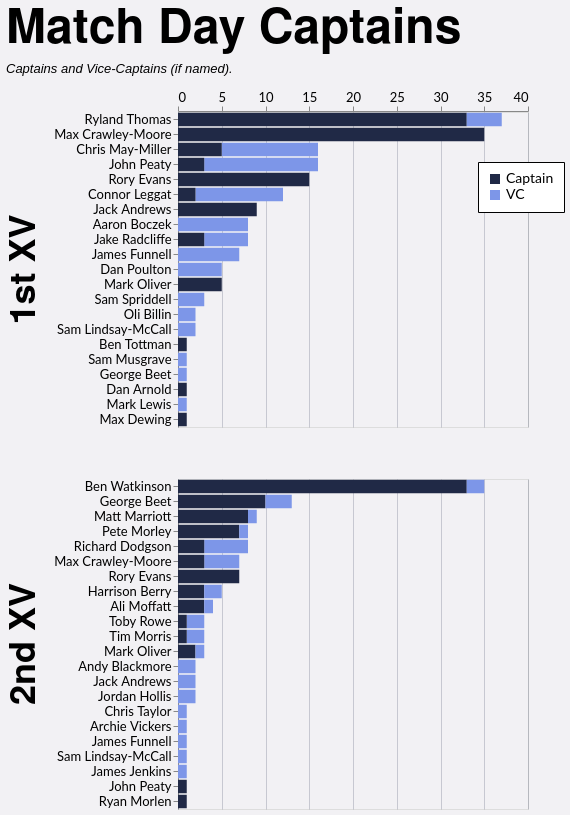

Here is the Vega-Lite specification saved for this chart:
### Vega-Lite specification from a JSON file in a GitHub repository (floating-point values rounded to 4 significant figures)
{"config": {"axis": {"labelFont": "Lato, sans-serif", "titleFont": "PT Sans Narrow, Helvetica Neue, Helvetica, Arial, sans-serif", "labelFontSize": 13, "titleFontSize": 24, "gridColor": "#202947", "gridOpacity": 0.2}, "header": {"labelFont": "PT Sans Narrow, Helvetica Neue, Helvetica, Arial, sans-serif", "titleFont": "PT Sans Narrow, Helvetica Neue, Helvetica, Arial, sans-serif", "labelFontSize": 24, "titleFontSize": 28, "labelFontWeight": "bold", "orient": "left"}, "legend": {"labelFont": "Lato, sans-serif", "titleFont": "PT Sans Narrow, Helvetica Neue, Helvetica, Arial, sans-serif", "labelFontSize": 14, "titleFontSize": 16, "titlePadding": 5, "fillColor": "white", "strokeColor": "black", "padding": 10, "titleFontWeight": "lighter", "titleFontStyle": "italic", "titleColor": "gray", "offset": 10}, "title": {"font": "PT Sans Narrow, Helvetica Neue, Helvetica, Arial, sans-serif", "fontSize": 48, "fontWeight": "bold", "anchor": "start", "align": "center", "titlePadding": 20, "subtitlePadding": 10, "subtitleFontSize": 13, "subtitleColor": "", "subtitleFontStyle": "italic", "offset": 15, "color": "black"}, "axisX": {"labelAngle": 0}, "facet": {"title": null, "header": null, "align": {"row": "each", "column": "each"}}, "resolve": {"scale": {"y": "independent", "facet": "independent"}}, "background": "#f2f1f4"}, "data": {"name": "data-043da3edfb44ad8ef689fcb0c21606ce"}, "mark": {"type": "bar"}, "encoding": {"color": {"field": "is_captain", "legend": {"labelExpr": "datum.value ? 'Captain' : 'VC'", "legendX": 300, "legendY": 50, "orient": "none", "title": null}, "scale": {"domain": [true, false], "range": ["#202946", "#7d96e8"]}, "type": "nominal"}, "order": {"field": "is_captain", "sort": "descending", "type": "nominal"}, "row": {"field": "squad", "header": {"labelExpr": "datum.value + ' XV'", "labelFontSize": 36, "title": null}, "spacing": 50, "title": null, "type": "nominal"}, "tooltip": [{"field": "player", "type": "nominal"}, {"field": "squad", "type": "nominal"}, {"aggregate": "sum", "field": "games", "type": "quantitative"}, {"field": "is_captain", "type": "nominal"}], "x": {"aggregate": "sum", "axis": {"orient": "top", "title": null}, "field": "games", "type": "quantitative"}, "y": {"field": "player", "sort": "-x", "title": null, "type": "nominal"}}, "height": {"step": 15}, "resolve": {"scale": {"y": "independent"}}, "title": {"text": "Match Day Captains", "subtitle": "Captains and Vice-Captains (if named)."}, "width": 350, "$schema": "https://vega.github.io/schema/vega-lite/v5.20.1.json", "datasets": {"data-043da3edfb44ad8ef689fcb0c21606ce": [{"player": "Ryland Thomas", "squad": "1st", "season": "2024/25", "game_type": "League", "is_captain": true, "games": 15}, {"player": "Max Crawley-Moore", "squad": "1st", "season": "2022/23", "game_type": "League", "is_captain": true, "games": 15}, {"player": "Ryland Thomas", "squad": "1st", "season": "2023/24", "game_type": "League", "is_captain": true, "games": 13}, {"player": "Rory Evans", "squad": "1st", "season": "2025/26", "game_type": "League", "is_captain": true, "games": 11}, {"player": "Chris May-Miller", "squad": "1st", "season": "2024/25", "game_type": "League", "is_captain": false, "games": 9}, {"player": "Ben Watkinson", "squad": "2nd", "season": "2023/24", "game_type": "League", "is_captain": true, "games": 9}, {"player": "Connor Leggat", "squad": "1st", "season": "2023/24", "game_type": "League", "is_captain": false, "games": 9}, {"player": "Ben Watkinson", "squad": "2nd", "season": "2022/23", "game_type": "League", "is_captain": true, "games": 9}, {"player": "Ben Watkinson", "squad": "2nd", "season": "2021/22", "game_type": "League", "is_captain": true, "games": 9}, {"player": "Max Crawley-Moore", "squad": "1st", "season": "2021/22", "game_type": "League", "is_captain": true, "games": 8}, {"player": "Jack Andrews", "squad": "1st", "season": "2021/22", "game_type": "Friendly", "is_captain": true, "games": 6}, {"player": "George Beet", "squad": "2nd", "season": "2025/26", "game_type": "League", "is_captain": true, "games": 6}, {"player": "Max Crawley-Moore", "squad": "1st", "season": "2023/24", "game_type": "League", "is_captain": true, "games": 5}, {"player": "Matt Marriott", "squad": "2nd", "season": "2016/17", "game_type": "League", "is_captain": true, "games": 5}, {"player": "Chris May-Miller", "squad": "1st", "season": "2024/25", "game_type": "League", "is_captain": true, "games": 5}, {"player": "Dan Poulton", "squad": "1st", "season": "2023/24", "game_type": "League", "is_captain": false, "games": 5}, {"player": "James Funnell", "squad": "1st", "season": "2021/22", "game_type": "Friendly", "is_captain": false, "games": 4}, {"player": "Aaron Boczek", "squad": "1st", "season": "2025/26", "game_type": "League", "is_captain": false, "games": 4}, {"player": "John Peaty", "squad": "1st", "season": "2021/22", "game_type": "League", "is_captain": false, "games": 4}, {"player": "Pete Morley", "squad": "2nd", "season": "2024/25", "game_type": "League", "is_captain": true, "games": 4}, {"player": "Max Crawley-Moore", "squad": "2nd", "season": "2023/24", "game_type": "League", "is_captain": false, "games": 4}, {"player": "John Peaty", "squad": "1st", "season": "2022/23", "game_type": "League", "is_captain": false, "games": 4}, {"player": "Jake Radcliffe", "squad": "1st", "season": "2025/26", "game_type": "League", "is_captain": false, "games": 3}, {"player": "Ryland Thomas", "squad": "1st", "season": "2023/24", "game_type": "League", "is_captain": false, "games": 3}, {"player": "Sam Spriddell", "squad": "1st", "season": "2024/25", "game_type": "League", "is_captain": false, "games": 3}, {"player": "John Peaty", "squad": "1st", "season": "2024/25", "game_type": "League", "is_captain": false, "games": 3}, {"player": "Pete Morley", "squad": "2nd", "season": "2024/25", "game_type": "Friendly", "is_captain": true, "games": 3}, {"player": "Harrison Berry", "squad": "2nd", "season": "2025/26", "game_type": "League", "is_captain": true, "games": 3}, {"player": "Rory Evans", "squad": "1st", "season": "2025/26", "game_type": "Cup", "is_captain": true, "games": 3}, {"player": "Jake Radcliffe", "squad": "1st", "season": "2025/26", "game_type": "League", "is_captain": true, "games": 3}, {"player": "Jack Andrews", "squad": "1st", "season": "2021/22", "game_type": "League", "is_captain": true, "games": 3}, {"player": "Rory Evans", "squad": "2nd", "season": "2024/25", "game_type": "League", "is_captain": true, "games": 3}, {"player": "Max Crawley-Moore", "squad": "1st", "season": "2022/23", "game_type": "Cup", "is_captain": true, "games": 3}, {"player": "Ryland Thomas", "squad": "1st", "season": "2023/24", "game_type": "Cup", "is_captain": true, "games": 3}, {"player": "Richard Dodgson", "squad": "2nd", "season": "2022/23", "game_type": "League", "is_captain": false, "games": 3}, {"player": "Mark Oliver", "squad": "1st", "season": "2019/20", "game_type": "League", "is_captain": true, "games": 3}, {"player": "Matt Marriott", "squad": "2nd", "season": "2017/18", "game_type": "League", "is_captain": true, "games": 3}, {"player": "Rory Evans", "squad": "2nd", "season": "2024/25", "game_type": "Friendly", "is_captain": true, "games": 3}, {"player": "Ben Watkinson", "squad": "2nd", "season": "2021/22", "game_type": "Friendly", "is_captain": true, "games": 3}, {"player": "Max Crawley-Moore", "squad": "2nd", "season": "2024/25", "game_type": "League", "is_captain": true, "games": 2}, {"player": "Ryland Thomas", "squad": "1st", "season": "2024/25", "game_type": "Cup", "is_captain": true, "games": 2}, {"player": "Ali Moffatt", "squad": "2nd", "season": "2021/22", "game_type": "League", "is_captain": true, "games": 2}, {"player": "Toby Rowe", "squad": "2nd", "season": "2021/22", "game_type": "League", "is_captain": false, "games": 2}, {"player": "Max Crawley-Moore", "squad": "1st", "season": "2021/22", "game_type": "Cup", "is_captain": true, "games": 2}, {"player": "Ben Watkinson", "squad": "2nd", "season": "2022/23", "game_type": "Friendly", "is_captain": true, "games": 2}, {"player": "Tim Morris", "squad": "2nd", "season": "2023/24", "game_type": "League", "is_captain": false, "games": 2}, {"player": "Chris May-Miller", "squad": "1st", "season": "2024/25", "game_type": "Cup", "is_captain": false, "games": 2}, {"player": "Richard Dodgson", "squad": "2nd", "season": "2021/22", "game_type": "League", "is_captain": false, "games": 2}, {"player": "James Funnell", "squad": "1st", "season": "2021/22", "game_type": "League", "is_captain": false, "games": 2}, {"player": "George Beet", "squad": "2nd", "season": "2024/25", "game_type": "League", "is_captain": true, "games": 2}, {"player": "Andy Blackmore", "squad": "2nd", "season": "2021/22", "game_type": "League", "is_captain": false, "games": 2}, {"player": "George Beet", "squad": "2nd", "season": "2025/26", "game_type": "Cup", "is_captain": true, "games": 2}, {"player": "Jake Radcliffe", "squad": "1st", "season": "2025/26", "game_type": "Cup", "is_captain": false, "games": 2}, {"player": "Harrison Berry", "squad": "2nd", "season": "2025/26", "game_type": "League", "is_captain": false, "games": 2}, {"player": "Jack Andrews", "squad": "2nd", "season": "2023/24", "game_type": "League", "is_captain": false, "games": 2}, {"player": "Ben Tottman", "squad": "1st", "season": "2024/25", "game_type": "League", "is_captain": true, "games": 1}, {"player": "Oli Billin", "squad": "1st", "season": "2023/24", "game_type": "Cup", "is_captain": false, "games": 1}, {"player": "Max Crawley-Moore", "squad": "1st", "season": "2023/24", "game_type": "Friendly", "is_captain": true, "games": 1}, {"player": "James Funnell", "squad": "1st", "season": "2025/26", "game_type": "Friendly", "is_captain": false, "games": 1}, {"player": "Chris Taylor", "squad": "2nd", "season": "2021/22", "game_type": "Friendly", "is_captain": false, "games": 1}, {"player": "George Beet", "squad": "2nd", "season": "2024/25", "game_type": "League", "is_captain": false, "games": 1}, {"player": "Ben Watkinson", "squad": "2nd", "season": "2023/24", "game_type": "Friendly", "is_captain": true, "games": 1}, {"player": "Sam Musgrave", "squad": "1st", "season": "2023/24", "game_type": "League", "is_captain": false, "games": 1}, {"player": "Aaron Boczek", "squad": "1st", "season": "2023/24", "game_type": "Cup", "is_captain": false, "games": 1}, {"player": "Richard Dodgson", "squad": "2nd", "season": "2022/23", "game_type": "Cup", "is_captain": true, "games": 1}, {"player": "Tim Morris", "squad": "2nd", "season": "2024/25", "game_type": "League", "is_captain": true, "games": 1}, {"player": "Archie Vickers", "squad": "2nd", "season": "2023/24", "game_type": "Friendly", "is_captain": false, "games": 1}, {"player": "James Funnell", "squad": "2nd", "season": "2023/24", "game_type": "League", "is_captain": false, "games": 1}, {"player": "Rory Evans", "squad": "2nd", "season": "2024/25", "game_type": "Cup", "is_captain": true, "games": 1}, {"player": "John Peaty", "squad": "1st", "season": "2024/25", "game_type": "League", "is_captain": true, "games": 1}, {"player": "George Beet", "squad": "1st", "season": "2025/26", "game_type": "Friendly", "is_captain": false, "games": 1}, {"player": "Ali Moffatt", "squad": "2nd", "season": "2021/22", "game_type": "Cup", "is_captain": true, "games": 1}, {"player": "Dan Arnold", "squad": "1st", "season": "2019/20", "game_type": "League", "is_captain": true, "games": 1}, {"player": "John Peaty", "squad": "1st", "season": "2021/22", "game_type": "Cup", "is_captain": false, "games": 1}, {"player": "Rory Evans", "squad": "1st", "season": "2025/26", "game_type": "Friendly", "is_captain": true, "games": 1}, {"player": "George Beet", "squad": "2nd", "season": "2024/25", "game_type": "Friendly", "is_captain": false, "games": 1}, {"player": "Richard Dodgson", "squad": "2nd", "season": "2021/22", "game_type": "League", "is_captain": true, "games": 1}, {"player": "Aaron Boczek", "squad": "1st", "season": "2023/24", "game_type": "League", "is_captain": false, "games": 1}, {"player": "Aaron Boczek", "squad": "1st", "season": "2025/26", "game_type": "Cup", "is_captain": false, "games": 1}, {"player": "Mark Lewis", "squad": "1st", "season": "2025/26", "game_type": "League", "is_captain": false, "games": 1}, {"player": "Mark Oliver", "squad": "2nd", "season": "2023/24", "game_type": "Friendly", "is_captain": true, "games": 1}, {"player": "Matt Marriott", "squad": "2nd", "season": "2021/22", "game_type": "League", "is_captain": false, "games": 1}, {"player": "John Peaty", "squad": "1st", "season": "2021/22", "game_type": "Friendly", "is_captain": false, "games": 1}, {"player": "Sam Lindsay-McCall", "squad": "1st", "season": "2023/24", "game_type": "Friendly", "is_captain": false, "games": 1}, {"player": "Max Crawley-Moore", "squad": "1st", "season": "2021/22", "game_type": "Friendly", "is_captain": true, "games": 1}, {"player": "Aaron Boczek", "squad": "1st", "season": "2022/23", "game_type": "League", "is_captain": false, "games": 1}, {"player": "John Peaty", "squad": "1st", "season": "2022/23", "game_type": "League", "is_captain": true, "games": 1}, {"player": "Sam Lindsay-McCall", "squad": "1st", "season": "2021/22", "game_type": "Friendly", "is_captain": false, "games": 1}, {"player": "Toby Rowe", "squad": "2nd", "season": "2021/22", "game_type": "Cup", "is_captain": true, "games": 1}, {"player": "Ali Moffatt", "squad": "2nd", "season": "2021/22", "game_type": "League", "is_captain": false, "games": 1}, {"player": "Mark Oliver", "squad": "1st", "season": "2016/17", "game_type": "League", "is_captain": true, "games": 1}, {"player": "Pete Morley", "squad": "2nd", "season": "2021/22", "game_type": "League", "is_captain": false, "games": 1}, {"player": "Mark Oliver", "squad": "2nd", "season": "2023/24", "game_type": "League", "is_captain": false, "games": 1}, {"player": "Sam Lindsay-McCall", "squad": "2nd", "season": "2024/25", "game_type": "Friendly", "is_captain": false, "games": 1}, {"player": "John Peaty", "squad": "1st", "season": "2023/24", "game_type": "League", "is_captain": true, "games": 1}, {"player": "Jordan Hollis", "squad": "2nd", "season": "2021/22", "game_type": "Friendly", "is_captain": false, "games": 1}, {"player": "Max Dewing", "squad": "1st", "season": "2018/19", "game_type": "League", "is_captain": true, "games": 1}, {"player": "James Jenkins", "squad": "2nd", "season": "2022/23", "game_type": "Friendly", "is_captain": false, "games": 1}, {"player": "Connor Leggat", "squad": "1st", "season": "2023/24", "game_type": "League", "is_captain": true, "games": 1}, {"player": "Mark Oliver", "squad": "2nd", "season": "2023/24", "game_type": "League", "is_captain": true, "games": 1}, {"player": "Ben Watkinson", "squad": "2nd", "season": "2021/22", "game_type": "Cup", "is_captain": false, "games": 1}, {"player": "Ben Watkinson", "squad": "2nd", "season": "2022/23", "game_type": "League", "is_captain": false, "games": 1}, {"player": "Connor Leggat", "squad": "1st", "season": "2023/24", "game_type": "Friendly", "is_captain": true, "games": 1}, {"player": "Oli Billin", "squad": "1st", "season": "2023/24", "game_type": "Friendly", "is_captain": false, "games": 1}, {"player": "George Beet", "squad": "2nd", "season": "2021/22", "game_type": "League", "is_captain": false, "games": 1}, {"player": "Mark Oliver", "squad": "1st", "season": "2023/24", "game_type": "Cup", "is_captain": true, "games": 1}, {"player": "John Peaty", "squad": "2nd", "season": "2024/25", "game_type": "League", "is_captain": true, "games": 1}, {"player": "Connor Leggat", "squad": "1st", "season": "2025/26", "game_type": "League", "is_captain": false, "games": 1}, {"player": "Ryan Morlen", "squad": "2nd", "season": "2023/24", "game_type": "League", "is_captain": true, "games": 1}, {"player": "Max Crawley-Moore", "squad": "2nd", "season": "2023/24", "game_type": "League", "is_captain": true, "games": 1}, {"player": "Ryland Thomas", "squad": "1st", "season": "2023/24", "game_type": "Cup", "is_captain": false, "games": 1}, {"player": "Richard Dodgson", "squad": "2nd", "season": "2022/23", "game_type": "League", "is_captain": true, "games": 1}, {"player": "Jordan Hollis", "squad": "2nd", "season": "2021/22", "game_type": "League", "is_captain": false, "games": 1}]}}
